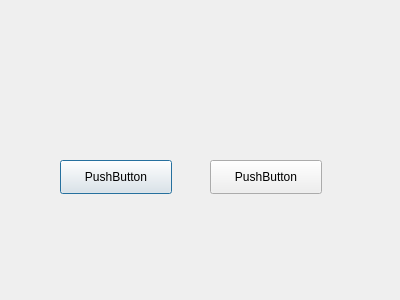
<?xml version="1.0" encoding="UTF-8"?>
<ui version="4.0">
 <class>Dialog</class>
 <widget class="QDialog" name="Dialog">
  <property name="geometry">
   <rect>
    <x>0</x>
    <y>0</y>
    <width>400</width>
    <height>300</height>
   </rect>
  </property>
  <property name="windowTitle">
   <string>Dialog</string>
  </property>
  <widget class="QPushButton" name="btn_1">
   <property name="geometry">
    <rect>
     <x>60</x>
     <y>160</y>
     <width>112</width>
     <height>34</height>
    </rect>
   </property>
   <property name="text">
    <string>PushButton</string>
   </property>
  </widget>
  <widget class="QPushButton" name="btn_2">
   <property name="geometry">
    <rect>
     <x>210</x>
     <y>160</y>
     <width>112</width>
     <height>34</height>
    </rect>
   </property>
   <property name="text">
    <string>PushButton</string>
   </property>
  </widget>
 </widget>
 <resources/>
 <connections/>
</ui>
